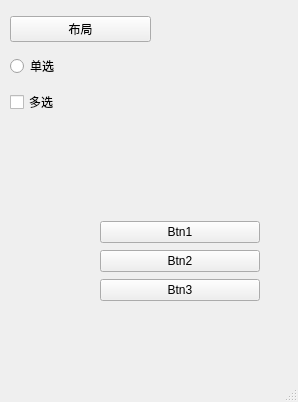
<?xml version="1.0" encoding="UTF-8"?>
<ui version="4.0">
 <class>MainWindow</class>
 <widget class="QMainWindow" name="MainWindow">
  <property name="geometry">
   <rect>
    <x>0</x>
    <y>0</y>
    <width>298</width>
    <height>402</height>
   </rect>
  </property>
  <property name="windowTitle">
   <string>MainWindow</string>
  </property>
  <widget class="QWidget" name="centralwidget">
   <widget class="QWidget" name="verticalLayoutWidget">
    <property name="geometry">
     <rect>
      <x>10</x>
      <y>10</y>
      <width>141</width>
      <height>111</height>
     </rect>
    </property>
    <layout class="QVBoxLayout" name="verticalLayout">
     <item>
      <widget class="QPushButton" name="pushButton">
       <property name="text">
        <string>布局</string>
       </property>
      </widget>
     </item>
     <item>
      <widget class="QRadioButton" name="radioButton">
       <property name="text">
        <string>单选</string>
       </property>
      </widget>
     </item>
     <item>
      <widget class="QCheckBox" name="checkBox">
       <property name="text">
        <string>多选</string>
       </property>
      </widget>
     </item>
    </layout>
   </widget>
   <widget class="QWidget" name="verticalLayoutWidget_2">
    <property name="geometry">
     <rect>
      <x>100</x>
      <y>220</y>
      <width>160</width>
      <height>83</height>
     </rect>
    </property>
    <layout class="QVBoxLayout" name="verticalLayout_2">
     <item>
      <widget class="QPushButton" name="pushButton_2">
       <property name="text">
        <string>Btn1</string>
       </property>
      </widget>
     </item>
     <item>
      <widget class="QPushButton" name="pushButton_3">
       <property name="text">
        <string>Btn2</string>
       </property>
      </widget>
     </item>
     <item>
      <widget class="QPushButton" name="pushButton_4">
       <property name="text">
        <string>Btn3</string>
       </property>
      </widget>
     </item>
    </layout>
   </widget>
  </widget>
  <widget class="QMenuBar" name="menubar">
   <property name="geometry">
    <rect>
     <x>0</x>
     <y>0</y>
     <width>298</width>
     <height>23</height>
    </rect>
   </property>
  </widget>
  <widget class="QStatusBar" name="statusbar"/>
 </widget>
 <resources/>
 <connections/>
</ui>
